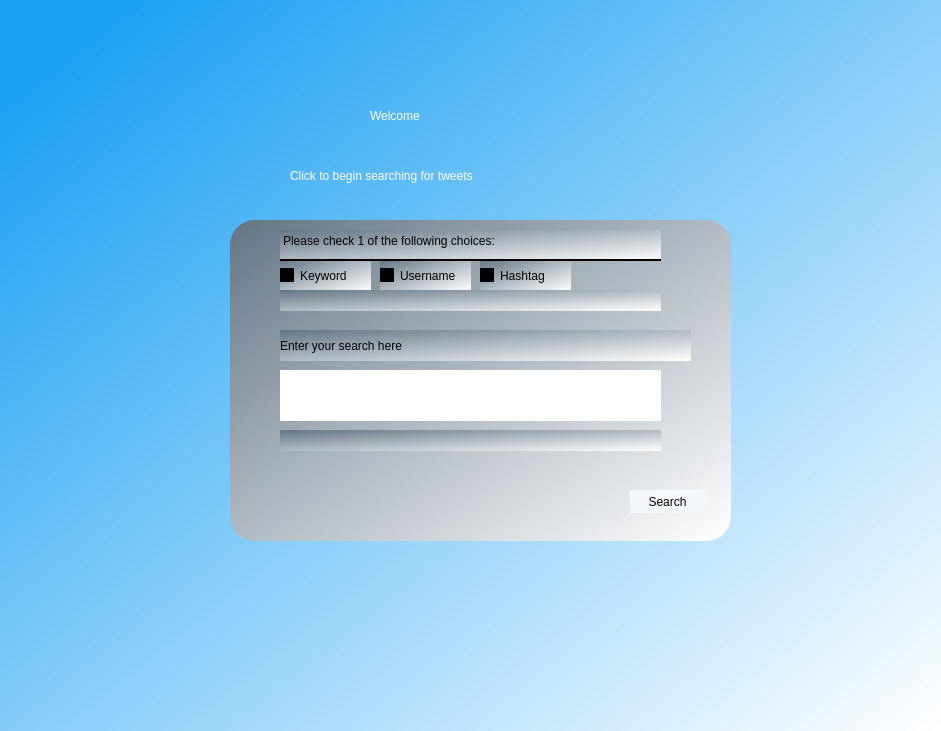
<?xml version="1.0" encoding="UTF-8"?>
<ui version="4.0">
 <class>Dialog</class>
 <widget class="QDialog" name="Dialog">
  <property name="geometry">
   <rect>
    <x>0</x>
    <y>0</y>
    <width>941</width>
    <height>731</height>
   </rect>
  </property>
  <property name="windowTitle">
   <string>Dialog</string>
  </property>
  <widget class="QWidget" name="bgwidget" native="true">
   <property name="geometry">
    <rect>
     <x>0</x>
     <y>0</y>
     <width>941</width>
     <height>731</height>
    </rect>
   </property>
   <property name="styleSheet">
    <string notr="true">QWidget#bgwidget{
background-color: qlineargradient(spread:pad, x1:0.068, y1:0.0852273, x2:1, y2:1, stop:0 rgba(29, 161, 242, 255), stop:1 rgba(255, 255, 255, 255))
}</string>
   </property>
   <widget class="QLabel" name="label">
    <property name="geometry">
     <rect>
      <x>370</x>
      <y>80</y>
      <width>191</width>
      <height>71</height>
     </rect>
    </property>
    <property name="styleSheet">
     <string notr="true">font: 36pt &quot;MS Shell Dlg 2&quot;;
color: rgb(255, 255, 255);</string>
    </property>
    <property name="text">
     <string>Welcome</string>
    </property>
   </widget>
   <widget class="QLabel" name="label_2">
    <property name="geometry">
     <rect>
      <x>290</x>
      <y>160</y>
      <width>381</width>
      <height>31</height>
     </rect>
    </property>
    <property name="styleSheet">
     <string notr="true">color: rgb(255, 255, 255);
font: 18pt &quot;MS Shell Dlg 2&quot;;</string>
    </property>
    <property name="text">
     <string>Click to begin searching for tweets</string>
    </property>
   </widget>
   <widget class="QFrame" name="frame">
    <property name="geometry">
     <rect>
      <x>230</x>
      <y>220</y>
      <width>501</width>
      <height>321</height>
     </rect>
    </property>
    <property name="styleSheet">
     <string notr="true">background-color: qlineargradient(spread:pad, x1:0, y1:0.023, x2:1, y2:1, stop:0 rgba(101, 119, 134, 255), stop:1 rgba(255, 255, 255, 255));
border-radius:25px;
</string>
    </property>
    <property name="frameShape">
     <enum>QFrame::StyledPanel</enum>
    </property>
    <property name="frameShadow">
     <enum>QFrame::Raised</enum>
    </property>
    <widget class="QCheckBox" name="keyword">
     <property name="geometry">
      <rect>
       <x>50</x>
       <y>40</y>
       <width>91</width>
       <height>31</height>
      </rect>
     </property>
     <property name="styleSheet">
      <string notr="true">font: 12pt &quot;MS Shell Dlg 2&quot;;
background-color: rga(0,0,0,0)</string>
     </property>
     <property name="text">
      <string>Keyword</string>
     </property>
    </widget>
    <widget class="QCheckBox" name="username">
     <property name="geometry">
      <rect>
       <x>150</x>
       <y>40</y>
       <width>91</width>
       <height>31</height>
      </rect>
     </property>
     <property name="styleSheet">
      <string notr="true">font: 12pt &quot;MS Shell Dlg 2&quot;;
background-color: rga(0,0,0,0);</string>
     </property>
     <property name="text">
      <string>Username</string>
     </property>
    </widget>
    <widget class="QCheckBox" name="hashtag">
     <property name="geometry">
      <rect>
       <x>250</x>
       <y>40</y>
       <width>91</width>
       <height>31</height>
      </rect>
     </property>
     <property name="styleSheet">
      <string notr="true">font: 12pt &quot;MS Shell Dlg 2&quot;;
background-color:rga(0,0,0,0)</string>
     </property>
     <property name="text">
      <string>Hashtag</string>
     </property>
    </widget>
    <widget class="QPushButton" name="search">
     <property name="geometry">
      <rect>
       <x>400</x>
       <y>270</y>
       <width>75</width>
       <height>23</height>
      </rect>
     </property>
     <property name="styleSheet">
      <string notr="true">background-color: rgb(245, 248, 250);
border-radius: 25px;</string>
     </property>
     <property name="text">
      <string>Search</string>
     </property>
    </widget>
    <widget class="QLineEdit" name="inputField">
     <property name="geometry">
      <rect>
       <x>50</x>
       <y>150</y>
       <width>381</width>
       <height>51</height>
      </rect>
     </property>
     <property name="styleSheet">
      <string notr="true">background-color: rgb(255, 255, 255);
border-radius: none;
font: 12pt &quot;MS Shell Dlg 2&quot;;</string>
     </property>
     <property name="text">
      <string/>
     </property>
    </widget>
    <widget class="QLabel" name="label_4">
     <property name="geometry">
      <rect>
       <x>50</x>
       <y>110</y>
       <width>411</width>
       <height>31</height>
      </rect>
     </property>
     <property name="styleSheet">
      <string notr="true">font: 16pt &quot;MS Shell Dlg 2&quot;;
background-color:rga(0,0,0,0);</string>
     </property>
     <property name="text">
      <string>Enter your search here</string>
     </property>
    </widget>
    <widget class="QLabel" name="label_5">
     <property name="geometry">
      <rect>
       <x>50</x>
       <y>10</y>
       <width>381</width>
       <height>31</height>
      </rect>
     </property>
     <property name="styleSheet">
      <string notr="true">background-color:rga(0,0,0,0);
font: 12pt &quot;MS Shell Dlg 2&quot;;
padding-bottom: 8px;
border-bottom-style: solid;
border-bottom-width: 2px;
</string>
     </property>
     <property name="text">
      <string>Please check 1 of the following choices:</string>
     </property>
    </widget>
    <widget class="QLabel" name="errorChecked">
     <property name="geometry">
      <rect>
       <x>50</x>
       <y>70</y>
       <width>381</width>
       <height>21</height>
      </rect>
     </property>
     <property name="styleSheet">
      <string notr="true">background-color: rga(0,0,0,0);
font: 12pt &quot;MS Shell Dlg 2&quot;;
color: rgb(231, 0, 42);</string>
     </property>
     <property name="text">
      <string/>
     </property>
    </widget>
    <widget class="QLabel" name="errorSearch">
     <property name="geometry">
      <rect>
       <x>50</x>
       <y>210</y>
       <width>381</width>
       <height>21</height>
      </rect>
     </property>
     <property name="styleSheet">
      <string notr="true">background-color: rga(0,0,0,0);
font: 12pt &quot;MS Shell Dlg 2&quot;;
color: rgb(231, 0, 42);</string>
     </property>
     <property name="text">
      <string/>
     </property>
    </widget>
   </widget>
   <widget class="QLabel" name="label_3">
    <property name="geometry">
     <rect>
      <x>850</x>
      <y>640</y>
      <width>71</width>
      <height>71</height>
     </rect>
    </property>
    <property name="text">
     <string/>
    </property>
    <property name="pixmap">
     <pixmap>../../Downloads/twitter.png</pixmap>
    </property>
   </widget>
  </widget>
 </widget>
 <resources/>
 <connections/>
</ui>
